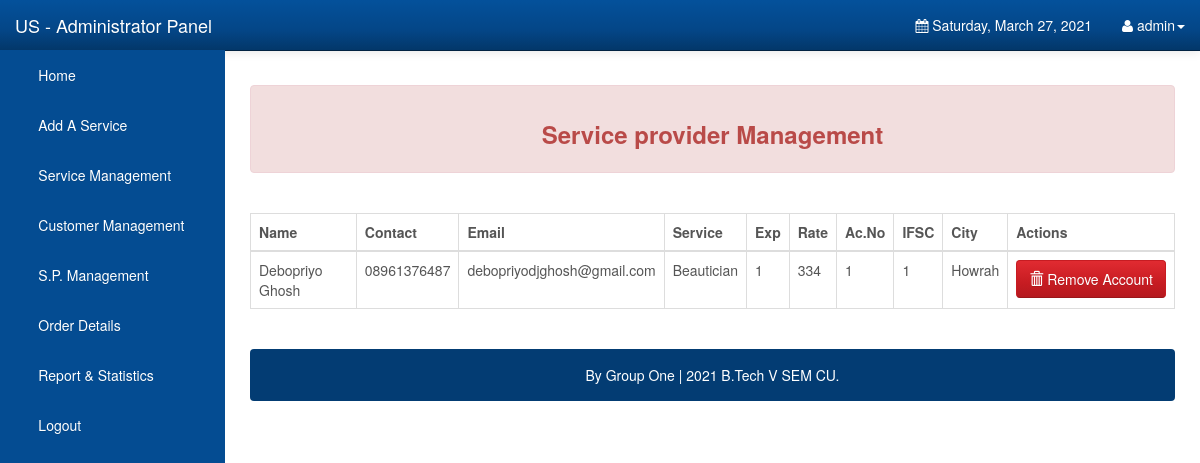
The page /Admin/sp.php (signed in) on the database as committed earlier.
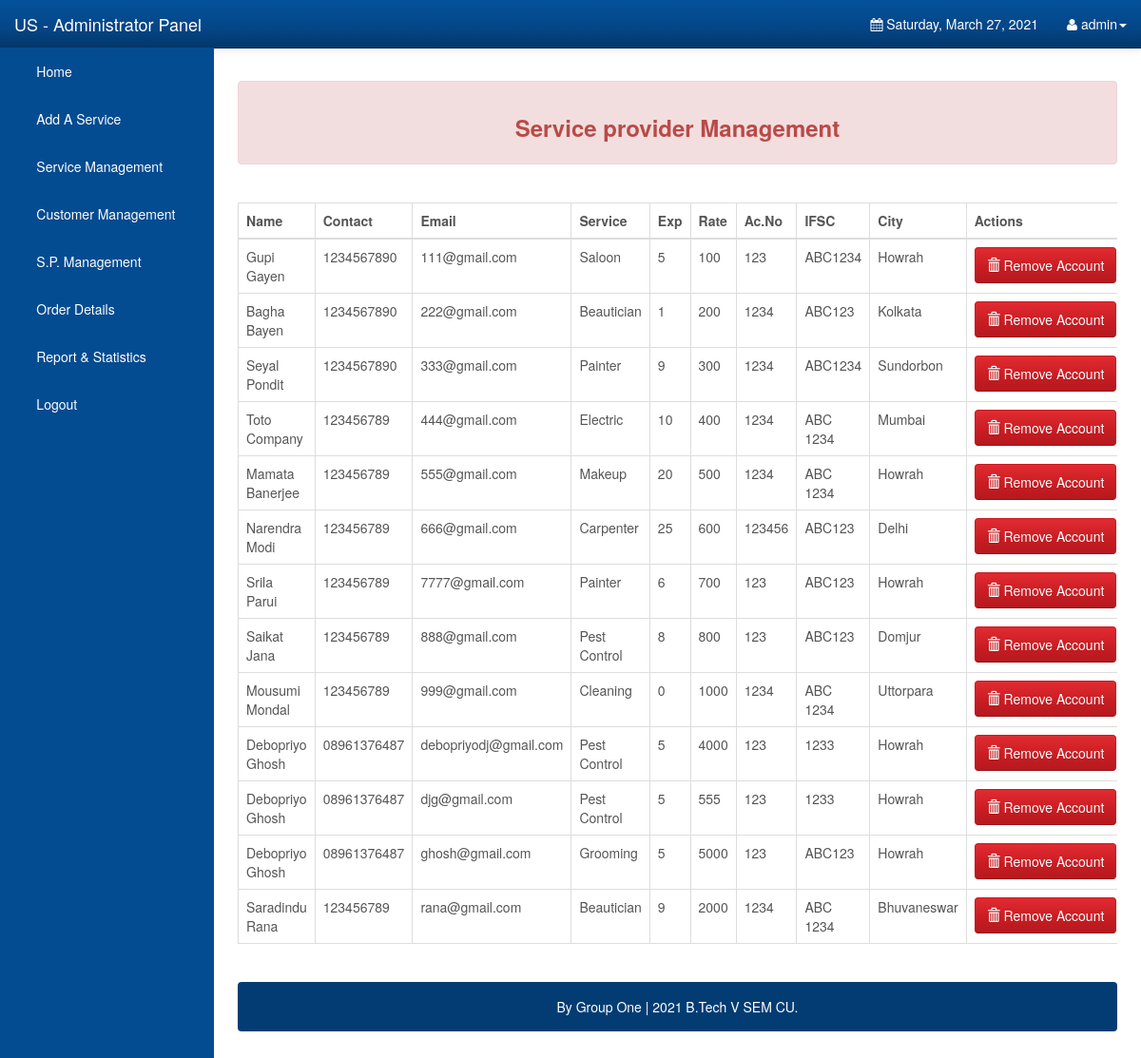
The same page on the database as committed later.
### tables this page shows
CREATE TABLE `service_provider` (
  `sp_name` text NOT NULL,
  `sp_add` text NOT NULL,
  `sp_contact` varchar(13) NOT NULL,
  `sp_email` varchar(50) NOT NULL,
  `sp_exp` int(11) NOT NULL,
  `sp_rate` int(11) NOT NULL,
  `sp_account_no` varchar(20) NOT NULL,
  `sp_IFSC_no` varchar(11) NOT NULL,
  `sp_city` text NOT NULL,
  `s_name` varchar(50) NOT NULL,
  `password` varchar(255) NOT NULL
);

### Admin/sp.php (the view, shortened to what this page needs)
?><?php
include "nav.php";
?>
        <div id="page-wrapper">
			 <div class="alert alert-danger">
                          <center> <h3><strong>Service provider Management</strong> </h3></center>
						  </div>
						  <br />
						  <div class="table-responsive">
            <table class="display table table-bordered" id="example" cellspacing="0" width="100%">
              <thead>
                <tr>
                  <th>Name</th>
                  <th>Contact</th>
                  <th>Email</th>
				  <th>Service</th>
				  <th>Exp</th>
				  <th>Rate</th>
                  <th>Ac.No</th>
                  <th>IFSC</th>
                  <th>City</th>
                  <th>Actions</th>
                </tr>
              </thead>
              <tbody>
			  <?php
include("config.php");
	$stmt = $DB_con->prepare('SELECT * FROM service_provider');
	$stmt->execute();
	if($stmt->rowCount() > 0)
	{
		while($row=$stmt->fetch(PDO::FETCH_ASSOC))
		{
			extract($row);
			?>
                <tr>
				<td><?php echo $sp_name; ?></td>
				<td><?php echo $sp_contact; ?></td>
                <td><?php echo $sp_email; ?></td>
				<td><?php echo $s_name; ?></td>
				<td><?php echo $sp_exp; ?></td>
                 <td><?php echo $sp_rate; ?></td>
                 <td><?php echo $sp_account_no; ?></td>
                 <td><?php echo $sp_IFSC_no; ?></td>
                 <td><?php echo $sp_city; ?></td>
				 <td>
                  <a class="btn btn-danger" href="?delete_id=<?php echo $row['sp_email']; ?>" title="click for delete" onclick="return confirm('Are you sure to remove this sp?')">
				  <span class='glyphicon glyphicon-trash'></span>
				  Remove Account</a>
                  </td>
                </tr>
              <?php
		}
		echo "</tbody>";
		echo "</table>";
		echo "</div>";
		echo "<br />";
		echo '<div class="alert alert-default" style="background-color:#033c73;">
                       <p style="color:white;text-align:center;">
                       By Group One |  2021 B.Tech V SEM CU.
						</p>
                    </div>
	</div>';
		echo "</div>";
	}
?>
	<br />
	<br />
</body>
</html>

Rows that differ between the two databases and show on the page:
removed service_provider: sp_name "Debopriyo Ghosh", sp_contact "08961376487", sp_email "debopriyodjghosh@gmail.com", s_name "Beautician", sp_exp "1", sp_rate "334", sp_account_no "1", sp_IFSC_no "1", sp_city "Howrah"
added service_provider: sp_name "Gupi Gayen", sp_contact "1234567890", sp_email "111@gmail.com", s_name "Saloon", sp_exp "5", sp_rate "100", sp_account_no "123", sp_IFSC_no "ABC1234", sp_city "Howrah"
added service_provider: sp_name "Bagha Bayen", sp_contact "1234567890", sp_email "222@gmail.com", s_name "Beautician", sp_exp "1", sp_rate "200", sp_account_no "1234", sp_IFSC_no "ABC123", sp_city "Kolkata"
added service_provider: sp_name "Seyal Pondit", sp_contact "1234567890", sp_email "333@gmail.com", s_name "Painter", sp_exp "9", sp_rate "300", sp_account_no "1234", sp_IFSC_no "ABC1234", sp_city "Sundorbon"
added service_provider: sp_name "Toto Company", sp_contact "123456789", sp_email "444@gmail.com", s_name "Electric", sp_exp "10", sp_rate "400", sp_account_no "1234", sp_IFSC_no "ABC 1234", sp_city "Mumbai"
added service_provider: sp_name "Mamata Banerjee", sp_contact "123456789", sp_email "555@gmail.com", s_name "Makeup", sp_exp "20", sp_rate "500", sp_account_no "1234", sp_IFSC_no "ABC 1234", sp_city "Howrah"
added service_provider: sp_name "Narendra Modi", sp_contact "123456789", sp_email "666@gmail.com", s_name "Carpenter", sp_exp "25", sp_rate "600", sp_account_no "123456", sp_IFSC_no "ABC123", sp_city "Delhi"
added service_provider: sp_name "Srila Parui", sp_contact "123456789", sp_email "7777@gmail.com", s_name "Painter", sp_exp "6", sp_rate "700", sp_account_no "123", sp_IFSC_no "ABC123", sp_city "Howrah"
added service_provider: sp_name "Saikat Jana", sp_contact "123456789", sp_email "888@gmail.com", s_name "Pest Control", sp_exp "8", sp_rate "800", sp_account_no "123", sp_IFSC_no "ABC123", sp_city "Domjur"
added service_provider: sp_name "Mousumi Mondal", sp_contact "123456789", sp_email "999@gmail.com", s_name "Cleaning", sp_exp "0", sp_rate "1000", sp_account_no "1234", sp_IFSC_no "ABC 1234", sp_city "Uttorpara"
added service_provider: sp_name "Debopriyo Ghosh", sp_contact "08961376487", sp_email "debopriyodj@gmail.com", s_name "Pest Control", sp_exp "5", sp_rate "4000", sp_account_no "123", sp_IFSC_no "1233", sp_city "Howrah"
added service_provider: sp_name "Debopriyo Ghosh", sp_contact "08961376487", sp_email "djg@gmail.com", s_name "Pest Control", sp_exp "5", sp_rate "555", sp_account_no "123", sp_IFSC_no "1233", sp_city "Howrah"
added service_provider: sp_name "Debopriyo Ghosh", sp_contact "08961376487", sp_email "ghosh@gmail.com", s_name "Grooming", sp_exp "5", sp_rate "5000", sp_account_no "123", sp_IFSC_no "ABC123", sp_city "Howrah"
added service_provider: sp_name "Saradindu Rana", sp_contact "123456789", sp_email "rana@gmail.com", s_name "Beautician", sp_exp "9", sp_rate "2000", sp_account_no "1234", sp_IFSC_no "ABC 1234", sp_city "Bhuvaneswar"
